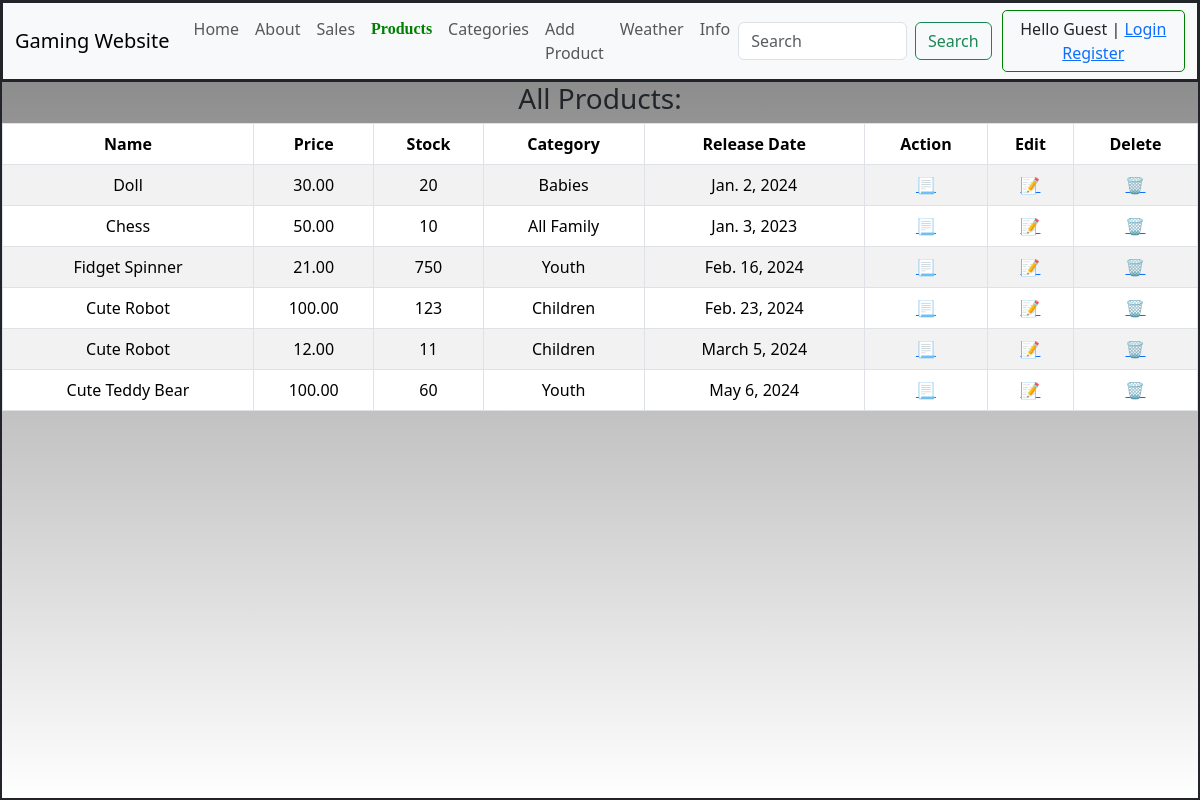
Screenshot of /products/ with the database file from the repository.
### products/models.py (models this page shows, shortened)
class ProductModel(Model):
    name = CharField(max_length = 50, validators=[MinLengthValidator(2), MaxLengthValidator(100)])
    price = DecimalField(max_digits = 6, decimal_places = 2, validators=[MinValueValidator(0, "Price can't be negative."), MaxValueValidator(1000)])
    stock = IntegerField(validators=[MinValueValidator(0), MaxValueValidator(1000)])
    category = ForeignKey(CategoryModel, on_delete = RESTRICT)
    release_date = DateField(default = datetime.now)
    class Meta:
        db_table = "products"

class CategoryModel(Model):
    name = CharField(max_length = 50)
    class Meta:
        db_table = "categories"

### products/views.py (the view)
# urls.py: path("", views.list, name="products"),
def list(request):
    products = ProductModel.objects.all()
    context = {"active": "products", "products": products}
    return render(request, "products.html", context)

### products/templates/products.html (shortened to what this page needs)
{% extends "layout.html" %}
{% load static %}
{% block content %}
<h3>All Products:</h3>
<table class="table table-bordered table-hover table-striped">
    <thead>
        <tr>
            <th>Name</th>
            <th>Price</th>
            <th>Stock</th>
            <th>Category</th>
            <th>Release Date</th>
            <th>Action</th>
            <th>Edit</th>
            <th>Delete</th>
        </tr>
    </thead>
    <tbody>
        {% for p in products %}
            <tr>
                <td>{{ p.name }}</td>
                <td>{{ p.price }}</td>
                <td>{{ p.stock }}</td>
                <td>{{ p.category.name }}</td>
                <td>{{ p.release_date }}</td>
                <td>
                    <a href="{% url 'details' p.id %}">📃</a>
                </td>
                <td>
                    <a href="{% url 'edit' p.id %}">📝</a>
                </td>
                <td>
                    <a href="{% url 'delete' p.id %}" onclick="confirmDelete()">🗑️</a>
                </td>
            </tr>
        {% endfor %}
    </tbody>
</table>
{% endblock content %}

### templates/layout.html (shortened to what this page needs)
{% load static %}
<!DOCTYPE html>
<html lang="en">
<head>
    <link href="https://cdn.jsdelivr.net/npm/bootstrap@5.3.2/dist/css/bootstrap.min.css" rel="stylesheet">
    <link rel="stylesheet" href="{% static 'css/style.css' %}">
</head>
<body>
    <div class="layout">
        <nav>
            {% include "nav.html" %}
        </nav>
        <main>
            {% block content %}
            {% endblock content %}
        </main>
    </div>
</body>
</html>

### templates/nav.html (shortened to what this page needs)
<nav class="navbar navbar-expand-lg bg-body-tertiary">
    <div class="container-fluid">
      <a class="navbar-brand" href="#">Gaming Website</a>
      <div class="collapse navbar-collapse" id="navbarSupportedContent">
        <ul class="navbar-nav me-auto mb-2 mb-lg-0">
          <li class="nav-item">
            <a class="nav-link {% if active == 'home' %}active{% endif %}" href="{% url 'home' %}">Home</a>
          </li>
          <li class="nav-item">
            <a class="nav-link {% if active == 'about' %}active{% endif %}" href="{% url 'about' %}">About</a>
          </li>
          <li class="nav-item">
            <a class="nav-link {% if active == 'sales' %}active{% endif %}" href="{% url 'sales' %}">Sales</a>
          </li>
          <li class="nav-item">
            <a class="nav-link {% if active == 'products' %}active{% endif %}" href="{% url 'products' %}">Products</a>
          </li>
          <li class="nav-item">
            <a class="nav-link {% if active == 'categories' %}active{% endif %}" href="{% url 'categories' %}">Categories</a>
          </li>
          <li class="nav-item">
            <a class="nav-link {% if active == 'insert' %}active{% endif %}" href="{% url 'insert' %}">Add Product</a>
          </li>
          <li class="nav-item">
            <a class="nav-link {% if active == 'weather' %}active{% endif %}" href="{% url 'weather' %}">Weather</a>
          </li>
          <li class="nav-item">
            <a class="nav-link {% if active == 'info' %}active{% endif %}" href="{% url 'info' %}">Info</a>
          </li>
        </ul>
        <form class="d-flex" role="search">
          <input class="form-control me-2" type="search" placeholder="Search" aria-label="Search">
          <button class="btn btn-outline-success" type="submit">Search</button>
        </form>
        <div class="auth btn">
            {% include "auth.html" %}
        </div>
      </div>
    </div>
  </nav>

### templates/auth.html
<div>
    {% if user.is_authenticated %}
        <span>Hello {{user.first_name}} {{user.last_name}} | </span>
        <a href="{% url 'logout' %}">Logout</a>
    {% else %}
        <span>Hello Guest | </span>
        <a href="{% url 'login' %}" class="{% if active == 'login' %}active{% endif %}">Login</a>
        <a href="{% url 'register' %}" class="{% if active == 'register' %}active{% endif %}">Register</a>
    {% endif %}
</div>

### static/css/style.css (style rules this page uses)
html, body { margin: 0; padding: 0; height: 100%; background-image: linear-gradient(to bottom, gray, white); text-align: center; }
.layout { height: 100%; display: grid; grid-template-rows: 10% 90%; grid-template-columns: 1fr; }
.layout, nav, main { border: 1px solid; }
.navbar { height: 100%; }
.active { color: green !important; font-weight: bold; font-family: 'Lucida handwriting'; }
ul { text-align: left; }
.auth { border: 1px solid green; border-radius: 5px; margin-left: 10px; }

### rows the page displays
ProductModel: name "Doll", price "30.00", stock "20", category.name "Babies", release_date "Jan. 2, 2024"
ProductModel: name "Chess", price "50.00", stock "10", category.name "All Family", release_date "Jan. 3, 2023"
ProductModel: name "Fidget Spinner", price "21.00", stock "750", category.name "Youth", release_date "Feb. 16, 2024"
ProductModel: name "Cute Robot", price "100.00", stock "123", category.name "Children", release_date "Feb. 23, 2024"
ProductModel: name "Cute Robot", price "12.00", stock "11", category.name "Children", release_date "March 5, 2024"
ProductModel: name "Cute Teddy Bear", price "100.00", stock "60", category.name "Youth", release_date "May 6, 2024"
